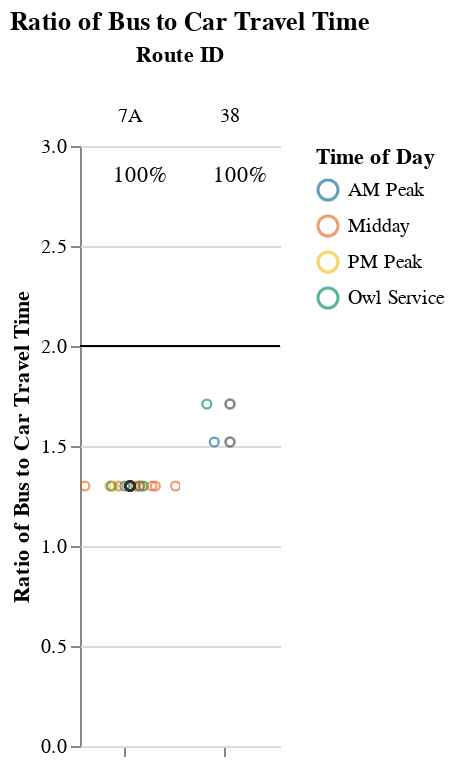
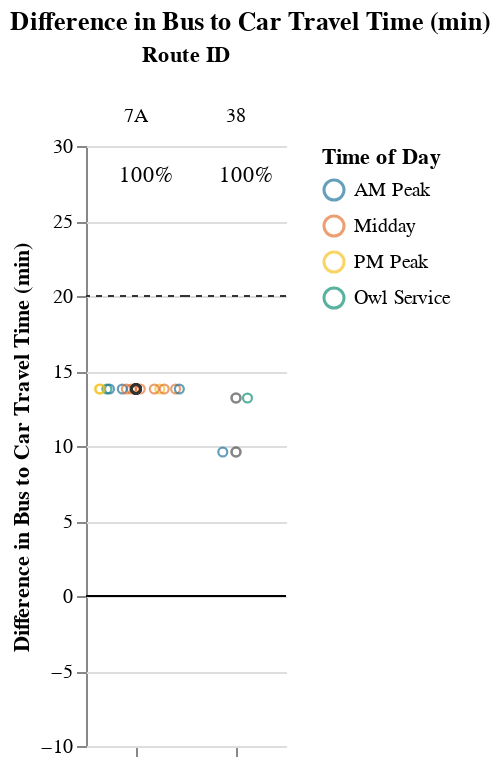

Notebook code for these charts, in order:
### Markdown cell above
## Viable Competitive Routes
### Short Routes (< 1 hr)

### Code cell
route_group = "short"
display_charts_for_route_group(df, route_group)

### Figure 1 — Vega-Lite specification as saved in the notebook (floating-point values rounded to 4 significant figures)
{"config": {"view": {"continuousWidth": 400, "continuousHeight": 300, "stroke": null}, "facet": {"spacing": 0}}, "data": {"name": "data-b436d7e2bae02dac615c0a08137d0553"}, "facet": {"column": {"field": "route_id2", "sort": ["7A", "38"], "title": "Route ID", "type": "nominal"}}, "spec": {"layer": [{"mark": "rule", "encoding": {"color": {"value": "black"}, "y": {"field": "cutoff", "type": "quantitative"}}, "selection": {"selector001": {"type": "interval", "bind": "scales", "encodings": ["x", "y"]}}}, {"mark": {"type": "point", "opacity": 0.65, "size": 20, "strokeWidth": 1.1}, "encoding": {"color": {"field": "time_of_day", "scale": {"range": ["#136C97", "#E16B26", "#F6BF16", "#00896B", "#7790A3", "#5B559C"]}, "sort": ["AM Peak", "Midday", "PM Peak", "Owl Service"], "title": "Time of Day", "type": "nominal"}, "tooltip": [{"field": "route_id2", "title": "route_id", "type": "nominal"}, {"field": "route_name", "type": "nominal"}, {"field": "trip_id", "type": "nominal"}, {"field": "service_hours", "type": "quantitative"}, {"field": "car_duration_hours", "type": "quantitative"}, {"field": "bus_multiplier", "type": "quantitative"}, {"field": "bus_difference", "type": "quantitative"}, {"field": "num_trips", "type": "quantitative"}, {"field": "num_competitive", "type": "quantitative"}, {"field": "pct_trips_competitive", "type": "quantitative"}, {"field": "pct_below_cutoff", "type": "quantitative"}, {"field": "p25", "type": "quantitative"}, {"field": "p50", "type": "quantitative"}, {"field": "p75", "type": "quantitative"}], "x": {"axis": {"grid": false, "labels": false, "ticks": true, "values": [0]}, "field": "jitter", "scale": {}, "title": null, "type": "quantitative"}, "y": {"field": "bus_multiplier", "scale": {"domain": [0, 3.0]}, "title": "Ratio of Bus to Car Travel Time", "type": "quantitative"}}, "transform": [{"calculate": "sqrt(-2*log(random()))*cos(2*PI*random())", "as": "jitter"}], "width": 50}, {"layer": [{"mark": {"type": "point", "opacity": 0.6, "size": 20, "strokeWidth": 1.3}, "encoding": {"color": {"value": "#323434"}, "y": {"field": "bus_multiplier", "type": "quantitative"}}, "transform": [{"filter": "(datum.p50_trip === 1)"}]}, {"mark": {"type": "text", "align": "center", "baseline": "middle"}, "encoding": {"color": {"value": "black"}, "text": {"field": "pct_trips_competitive", "format": ".0%", "type": "quantitative"}, "tooltip": [{"field": "route_id2", "title": "route_id", "type": "nominal"}, {"field": "route_name", "type": "nominal"}, {"field": "trip_id", "type": "nominal"}, {"field": "service_hours", "type": "quantitative"}, {"field": "car_duration_hours", "type": "quantitative"}, {"field": "bus_multiplier", "type": "quantitative"}, {"field": "bus_difference", "type": "quantitative"}, {"field": "num_trips", "type": "quantitative"}, {"field": "num_competitive", "type": "quantitative"}, {"field": "pct_trips_competitive", "type": "quantitative"}, {"field": "pct_below_cutoff", "type": "quantitative"}, {"field": "p25", "type": "quantitative"}, {"field": "p50", "type": "quantitative"}, {"field": "p75", "type": "quantitative"}], "x": {"value": 30}, "y": {"value": 15}}, "transform": [{"calculate": "sqrt(-2*log(random()))*cos(2*PI*random())", "as": "jitter"}, {"filter": "(datum.fastest_trip === 1)"}]}]}]}, "resolve": {"scale": {"y": "shared"}}, "title": "Ratio of Bus to Car Travel Time", "$schema": "https://vega.github.io/schema/vega-lite/v4.17.0.json", "datasets": {"data-b436d7e2bae02dac615c0a08137d0553": [{"calitp_itp_id": 310, "trip_key": -5574743277464453139, "trip_id": "919", "shape_id": "22", "route_id": "38", "service_hours": 0.47, "trip_first_departure_ts": 27120, "trip_last_arrival_ts": 28800, "departure_hour": 7, "time_of_day": "AM Peak", "p25": 0.485, "p50": 0.5, "p75": 0.515, "p50_trip": 1, "fastest_trip": 1, "car_duration_hours": 0.31, "competitive_route": 1, "bus_multiplier": 1.52, "bus_difference": 9.6, "num_trips": 2, "num_competitive": 2, "pct_trips_competitive": 1.0, "bus_difference_spread": 3.6, "route_group": "short", "max_trip_hrs": 0.53, "max_trip_route_group": 0.53, "below_cutoff": 2, "pct_below_cutoff": 1.0, "calitp_agency_name": "SolTrans", "caltrans_district": "04 - Oakland", "route_name": "Jesse Bethel", "route_short_name": "38", "route_id2": "38", "cutoff2": 20, "cutoff": 2}, {"calitp_itp_id": 310, "trip_key": -3715552762660780122, "trip_id": "920", "shape_id": "24", "route_id": "38", "service_hours": 0.53, "trip_first_departure_ts": 24960, "trip_last_arrival_ts": 26880, "departure_hour": 6, "time_of_day": "Owl Service", "p25": 0.485, "p50": 0.5, "p75": 0.515, "p50_trip": 1, "fastest_trip": 0, "car_duration_hours": 0.31, "competitive_route": 1, "bus_multiplier": 1.71, "bus_difference": 13.2, "num_trips": 2, "num_competitive": 2, "pct_trips_competitive": 1.0, "bus_difference_spread": 3.6, "route_group": "short", "max_trip_hrs": 0.53, "max_trip_route_group": 0.53, "below_cutoff": 2, "pct_below_cutoff": 1.0, "calitp_agency_name": "SolTrans", "caltrans_district": "04 - Oakland", "route_name": "Jesse Bethel", "route_short_name": "38", "route_id2": "38", "cutoff2": 20, "cutoff": 2}, {"calitp_itp_id": 310, "trip_key": -2242253959501436434, "trip_id": "1078", "shape_id": "10", "route_id": "7A", "service_hours": 1.0, "trip_first_departure_ts": 42300, "trip_last_arrival_ts": 45900, "departure_hour": 11, "time_of_day": "Midday", "p25": 1.0, "p50": 1.0, "p75": 1.0, "p50_trip": 1, "fastest_trip": 0, "car_duration_hours": 0.77, "competitive_route": 1, "bus_multiplier": 1.3, "bus_difference": 13.8, "num_trips": 15, "num_competitive": 15, "pct_trips_competitive": 1.0, "bus_difference_spread": 0.0, "route_group": "short", "max_trip_hrs": 1.0, "max_trip_route_group": 1.0, "below_cutoff": 15, "pct_below_cutoff": 1.0, "calitp_agency_name": "SolTrans", "caltrans_district": "04 - Oakland", "route_name": "Clockwise", "route_short_name": "7A", "route_id2": "7A", "cutoff2": 20, "cutoff": 2}, {"calitp_itp_id": 310, "trip_key": 1553366806666314761, "trip_id": "1097", "shape_id": "10", "route_id": "7A", "service_hours": 1.0, "trip_first_departure_ts": 67500, "trip_last_arrival_ts": 71100, "departure_hour": 18, "time_of_day": "PM Peak", "p25": 1.0, "p50": 1.0, "p75": 1.0, "p50_trip": 1, "fastest_trip": 0, "car_duration_hours": 0.77, "competitive_route": 1, "bus_multiplier": 1.3, "bus_difference": 13.8, "num_trips": 15, "num_competitive": 15, "pct_trips_competitive": 1.0, "bus_difference_spread": 0.0, "route_group": "short", "max_trip_hrs": 1.0, "max_trip_route_group": 1.0, "below_cutoff": 15, "pct_below_cutoff": 1.0, "calitp_agency_name": "SolTrans", "caltrans_district": "04 - Oakland", "route_name": "Clockwise", "route_short_name": "7A", "route_id2": "7A", "cutoff2": 20, "cutoff": 2}, {"calitp_itp_id": 310, "trip_key": 5736745841295953016, "trip_id": "1099", "shape_id": "10", "route_id": "7A", "service_hours": 1.0, "trip_first_departure_ts": 74700, "trip_last_arrival_ts": 78300, "departure_hour": 20, "time_of_day": "Owl Service", "p25": 1.0, "p50": 1.0, "p75": 1.0, "p50_trip": 1, "fastest_trip": 1, "car_duration_hours": 0.77, "competitive_route": 1, "bus_multiplier": 1.3, "bus_difference": 13.8, "num_trips": 15, "num_competitive": 15, "pct_trips_competitive": 1.0, "bus_difference_spread": 0.0, "route_group": "short", "max_trip_hrs": 1.0, "max_trip_route_group": 1.0, "below_cutoff": 15, "pct_below_cutoff": 1.0, "calitp_agency_name": "SolTrans", "caltrans_district": "04 - Oakland", "route_name": "Clockwise", "route_short_name": "7A", "route_id2": "7A", "cutoff2": 20, "cutoff": 2}, {"calitp_itp_id": 310, "trip_key": 7541199008754798528, "trip_id": "1065", "shape_id": "10", "route_id": "7A", "service_hours": 1.0, "trip_first_departure_ts": 24300, "trip_last_arrival_ts": 27900, "departure_hour": 6, "time_of_day": "Owl Service", "p25": 1.0, "p50": 1.0, "p75": 1.0, "p50_trip": 1, "fastest_trip": 0, "car_duration_hours": 0.77, "competitive_route": 1, "bus_multiplier": 1.3, "bus_difference": 13.8, "num_trips": 15, "num_competitive": 15, "pct_trips_competitive": 1.0, "bus_difference_spread": 0.0, "route_group": "short", "max_trip_hrs": 1.0, "max_trip_route_group": 1.0, "below_cutoff": 15, "pct_below_cutoff": 1.0, "calitp_agency_name": "SolTrans", "caltrans_district": "04 - Oakland", "route_name": "Clockwise", "route_short_name": "7A", "route_id2": "7A", "cutoff2": 20, "cutoff": 2}, {"calitp_itp_id": 310, "trip_key": -2774837895713846595, "trip_id": "1081", "shape_id": "10", "route_id": "7A", "service_hours": 1.0, "trip_first_departure_ts": 45900, "trip_last_arrival_ts": 49500, "departure_hour": 12, "time_of_day": "Midday", "p25": 1.0, "p50": 1.0, "p75": 1.0, "p50_trip": 1, "fastest_trip": 0, "car_duration_hours": 0.77, "competitive_route": 1, "bus_multiplier": 1.3, "bus_difference": 13.8, "num_trips": 15, "num_competitive": 15, "pct_trips_competitive": 1.0, "bus_difference_spread": 0.0, "route_group": "short", "max_trip_hrs": 1.0, "max_trip_route_group": 1.0, "below_cutoff": 15, "pct_below_cutoff": 1.0, "calitp_agency_name": "SolTrans", "caltrans_district": "04 - Oakland", "route_name": "Clockwise", "route_short_name": "7A", "route_id2": "7A", "cutoff2": 20, "cutoff": 2}, {"calitp_itp_id": 310, "trip_key": -7128689078602650873, "trip_id": "1066", "shape_id": "10", "route_id": "7A", "service_hours": 1.0, "trip_first_departure_ts": 27900, "trip_last_arrival_ts": 31500, "departure_hour": 7, "time_of_day": "AM Peak", "p25": 1.0, "p50": 1.0, "p75": 1.0, "p50_trip": 1, "fastest_trip": 0, "car_duration_hours": 0.77, "competitive_route": 1, "bus_multiplier": 1.3, "bus_difference": 13.8, "num_trips": 15, "num_competitive": 15, "pct_trips_competitive": 1.0, "bus_difference_spread": 0.0, "route_group": "short", "max_trip_hrs": 1.0, "max_trip_route_group": 1.0, "below_cutoff": 15, "pct_below_cutoff": 1.0, "calitp_agency_name": "SolTrans", "caltrans_district": "04 - Oakland", "route_name": "Clockwise", "route_short_name": "7A", "route_id2": "7A", "cutoff2": 20, "cutoff": 2}, {"calitp_itp_id": 310, "trip_key": -3801396718114747764, "trip_id": "1075", "shape_id": "10", "route_id": "7A", "service_hours": 1.0, "trip_first_departure_ts": 38700, "trip_last_arrival_ts": 42300, "departure_hour": 10, "time_of_day": "Midday", "p25": 1.0, "p50": 1.0, "p75": 1.0, "p50_trip": 1, "fastest_trip": 0, "car_duration_hours": 0.77, "competitive_route": 1, "bus_multiplier": 1.3, "bus_difference": 13.8, "num_trips": 15, "num_competitive": 15, "pct_trips_competitive": 1.0, "bus_difference_spread": 0.0, "route_group": "short", "max_trip_hrs": 1.0, "max_trip_route_group": 1.0, "below_cutoff": 15, "pct_below_cutoff": 1.0, "calitp_agency_name": "SolTrans", "caltrans_district": "04 - Oakland", "route_name": "Clockwise", "route_short_name": "7A", "route_id2": "7A", "cutoff2": 20, "cutoff": 2}, {"calitp_itp_id": 310, "trip_key": 3555369193555928407, "trip_id": "1098", "shape_id": "10", "route_id": "7A", "service_hours": 1.0, "trip_first_departure_ts": 71100, "trip_last_arrival_ts": 74700, "departure_hour": 19, "time_of_day": "PM Peak", "p25": 1.0, "p50": 1.0, "p75": 1.0, "p50_trip": 1, "fastest_trip": 0, "car_duration_hours": 0.77, "competitive_route": 1, "bus_multiplier": 1.3, "bus_difference": 13.8, "num_trips": 15, "num_competitive": 15, "pct_trips_competitive": 1.0, "bus_difference_spread": 0.0, "route_group": "short", "max_trip_hrs": 1.0, "max_trip_route_group": 1.0, "below_cutoff": 15, "pct_below_cutoff": 1.0, "calitp_agency_name": "SolTrans", "caltrans_district": "04 - Oakland", "route_name": "Clockwise", "route_short_name": "7A", "route_id2": "7A", "cutoff2": 20, "cutoff": 2}, {"calitp_itp_id": 310, "trip_key": -7612102933413698873, "trip_id": "1084", "shape_id": "10", "route_id": "7A", "service_hours": 1.0, "trip_first_departure_ts": 49500, "trip_last_arrival_ts": 53100, "departure_hour": 13, "time_of_day": "Midday", "p25": 1.0, "p50": 1.0, "p75": 1.0, "p50_trip": 1, "fastest_trip": 0, "car_duration_hours": 0.77, "competitive_route": 1, "bus_multiplier": 1.3, "bus_difference": 13.8, "num_trips": 15, "num_competitive": 15, "pct_trips_competitive": 1.0, "bus_difference_spread": 0.0, "route_group": "short", "max_trip_hrs": 1.0, "max_trip_route_group": 1.0, "below_cutoff": 15, "pct_below_cutoff": 1.0, "calitp_agency_name": "SolTrans", "caltrans_district": "04 - Oakland", "route_name": "Clockwise", "route_short_name": "7A", "route_id2": "7A", "cutoff2": 20, "cutoff": 2}, {"calitp_itp_id": 310, "trip_key": 9090745400368182860, "trip_id": "1069", "shape_id": "10", "route_id": "7A", "service_hours": 1.0, "trip_first_departure_ts": 31500, "trip_last_arrival_ts": 35100, "departure_hour": 8, "time_of_day": "AM Peak", "p25": 1.0, "p50": 1.0, "p75": 1.0, "p50_trip": 1, "fastest_trip": 0, "car_duration_hours": 0.77, "competitive_route": 1, "bus_multiplier": 1.3, "bus_difference": 13.8, "num_trips": 15, "num_competitive": 15, "pct_trips_competitive": 1.0, "bus_difference_spread": 0.0, "route_group": "short", "max_trip_hrs": 1.0, "max_trip_route_group": 1.0, "below_cutoff": 15, "pct_below_cutoff": 1.0, "calitp_agency_name": "SolTrans", "caltrans_district": "04 - Oakland", "route_name": "Clockwise", "route_short_name": "7A", "route_id2": "7A", "cutoff2": 20, "cutoff": 2}, {"calitp_itp_id": 310, "trip_key": -6662624582280621192, "trip_id": "1087", "shape_id": "10", "route_id": "7A", "service_hours": 1.0, "trip_first_departure_ts": 53100, "trip_last_arrival_ts": 56700, "departure_hour": 14, "time_of_day": "Midday", "p25": 1.0, "p50": 1.0, "p75": 1.0, "p50_trip": 1, "fastest_trip": 0, "car_duration_hours": 0.77, "competitive_route": 1, "bus_multiplier": 1.3, "bus_difference": 13.8, "num_trips": 15, "num_competitive": 15, "pct_trips_competitive": 1.0, "bus_difference_spread": 0.0, "route_group": "short", "max_trip_hrs": 1.0, "max_trip_route_group": 1.0, "below_cutoff": 15, "pct_below_cutoff": 1.0, "calitp_agency_name": "SolTrans", "caltrans_district": "04 - Oakland", "route_name": "Clockwise", "route_short_name": "7A", "route_id2": "7A", "cutoff2": 20, "cutoff": 2}, {"calitp_itp_id": 310, "trip_key": -6607227710157058801, "trip_id": "1096", "shape_id": "10", "route_id": "7A", "service_hours": 1.0, "trip_first_departure_ts": 63900, "trip_last_arrival_ts": 67500, "departure_hour": 17, "time_of_day": "PM Peak", "p25": 1.0, "p50": 1.0, "p75": 1.0, "p50_trip": 1, "fastest_trip": 0, "car_duration_hours": 0.77, "competitive_route": 1, "bus_multiplier": 1.3, "bus_difference": 13.8, "num_trips": 15, "num_competitive": 15, "pct_trips_competitive": 1.0, "bus_difference_spread": 0.0, "route_group": "short", "max_trip_hrs": 1.0, "max_trip_route_group": 1.0, "below_cutoff": 15, "pct_below_cutoff": 1.0, "calitp_agency_name": "SolTrans", "caltrans_district": "04 - Oakland", "route_name": "Clockwise", "route_short_name": "7A", "route_id2": "7A", "cutoff2": 20, "cutoff": 2}, {"calitp_itp_id": 310, "trip_key": 75175244298657360, "trip_id": "1090", "shape_id": "10", "route_id": "7A", "service_hours": 1.0, "trip_first_departure_ts": 56700, "trip_last_arrival_ts": 60300, "departure_hour": 15, "time_of_day": "Midday", "p25": 1.0, "p50": 1.0, "p75": 1.0, "p50_trip": 1, "fastest_trip": 0, "car_duration_hours": 0.77, "competitive_route": 1, "bus_multiplier": 1.3, "bus_difference": 13.8, "num_trips": 15, "num_competitive": 15, "pct_trips_competitive": 1.0, "bus_difference_spread": 0.0, "route_group": "short", "max_trip_hrs": 1.0, "max_trip_route_group": 1.0, "below_cutoff": 15, "pct_below_cutoff": 1.0, "calitp_agency_name": "SolTrans", "caltrans_district": "04 - Oakland", "route_name": "Clockwise", "route_short_name": "7A", "route_id2": "7A", "cutoff2": 20, "cutoff": 2}, {"calitp_itp_id": 310, "trip_key": 8811729153955021229, "trip_id": "1072", "shape_id": "10", "route_id": "7A", "service_hours": 1.0, "trip_first_departure_ts": 35100, "trip_last_arrival_ts": 38700, "departure_hour": 9, "time_of_day": "AM Peak", "p25": 1.0, "p50": 1.0, "p75": 1.0, "p50_trip": 1, "fastest_trip": 0, "car_duration_hours": 0.77, "competitive_route": 1, "bus_multiplier": 1.3, "bus_difference": 13.8, "num_trips": 15, "num_competitive": 15, "pct_trips_competitive": 1.0, "bus_difference_spread": 0.0, "route_group": "short", "max_trip_hrs": 1.0, "max_trip_route_group": 1.0, "below_cutoff": 15, "pct_below_cutoff": 1.0, "calitp_agency_name": "SolTrans", "caltrans_district": "04 - Oakland", "route_name": "Clockwise", "route_short_name": "7A", "route_id2": "7A", "cutoff2": 20, "cutoff": 2}, {"calitp_itp_id": 310, "trip_key": -4539065179735711766, "trip_id": "1093", "shape_id": "10", "route_id": "7A", "service_hours": 1.0, "trip_first_departure_ts": 60300, "trip_last_arrival_ts": 63900, "departure_hour": 16, "time_of_day": "Midday", "p25": 1.0, "p50": 1.0, "p75": 1.0, "p50_trip": 1, "fastest_trip": 0, "car_duration_hours": 0.77, "competitive_route": 1, "bus_multiplier": 1.3, "bus_difference": 13.8, "num_trips": 15, "num_competitive": 15, "pct_trips_competitive": 1.0, "bus_difference_spread": 0.0, "route_group": "short", "max_trip_hrs": 1.0, "max_trip_route_group": 1.0, "below_cutoff": 15, "pct_below_cutoff": 1.0, "calitp_agency_name": "SolTrans", "caltrans_district": "04 - Oakland", "route_name": "Clockwise", "route_short_name": "7A", "route_id2": "7A", "cutoff2": 20, "cutoff": 2}]}}

### Figure 2 — Vega-Lite specification as saved in the notebook (floating-point values rounded to 4 significant figures)
{"config": {"view": {"continuousWidth": 400, "continuousHeight": 300, "stroke": null}, "facet": {"spacing": 0}}, "data": {"name": "data-b9e41f2c7cbaa04a323fb3fc57f511ac"}, "facet": {"column": {"field": "route_id2", "sort": ["7A", "38"], "title": "Route ID", "type": "nominal"}}, "spec": {"layer": [{"mark": "rule", "encoding": {"color": {"value": "black"}, "y": {"field": "cutoff", "type": "quantitative"}}, "selection": {"selector002": {"type": "interval", "bind": "scales", "encodings": ["x", "y"]}}}, {"mark": {"type": "rule", "strokeDash": [3, 3]}, "encoding": {"color": {"value": "#323434"}, "y": {"field": "cutoff2", "type": "quantitative"}}}, {"mark": {"type": "point", "opacity": 0.65, "size": 20, "strokeWidth": 1.1}, "encoding": {"color": {"field": "time_of_day", "scale": {"range": ["#136C97", "#E16B26", "#F6BF16", "#00896B", "#7790A3", "#5B559C"]}, "sort": ["AM Peak", "Midday", "PM Peak", "Owl Service"], "title": "Time of Day", "type": "nominal"}, "tooltip": [{"field": "route_id2", "title": "route_id", "type": "nominal"}, {"field": "route_name", "type": "nominal"}, {"field": "trip_id", "type": "nominal"}, {"field": "service_hours", "type": "quantitative"}, {"field": "car_duration_hours", "type": "quantitative"}, {"field": "bus_multiplier", "type": "quantitative"}, {"field": "bus_difference", "type": "quantitative"}, {"field": "num_trips", "type": "quantitative"}, {"field": "num_competitive", "type": "quantitative"}, {"field": "pct_trips_competitive", "type": "quantitative"}, {"field": "pct_below_cutoff", "type": "quantitative"}, {"field": "p25", "type": "quantitative"}, {"field": "p50", "type": "quantitative"}, {"field": "p75", "type": "quantitative"}], "x": {"axis": {"grid": false, "labels": false, "ticks": true, "values": [0]}, "field": "jitter", "scale": {}, "title": null, "type": "quantitative"}, "y": {"field": "bus_difference", "scale": {"domain": [-5, 25.0]}, "title": "Difference in Bus to Car Travel Time (min)", "type": "quantitative"}}, "transform": [{"calculate": "sqrt(-2*log(random()))*cos(2*PI*random())", "as": "jitter"}], "width": 50}, {"layer": [{"mark": {"type": "point", "opacity": 0.6, "size": 20, "strokeWidth": 1.3}, "encoding": {"color": {"value": "#323434"}, "y": {"field": "bus_difference", "type": "quantitative"}}, "transform": [{"filter": "(datum.p50_trip === 1)"}]}, {"mark": {"type": "text", "align": "center", "baseline": "middle"}, "encoding": {"color": {"value": "black"}, "text": {"field": "pct_trips_competitive", "format": ".0%", "type": "quantitative"}, "tooltip": [{"field": "route_id2", "title": "route_id", "type": "nominal"}, {"field": "route_name", "type": "nominal"}, {"field": "trip_id", "type": "nominal"}, {"field": "service_hours", "type": "quantitative"}, {"field": "car_duration_hours", "type": "quantitative"}, {"field": "bus_multiplier", "type": "quantitative"}, {"field": "bus_difference", "type": "quantitative"}, {"field": "num_trips", "type": "quantitative"}, {"field": "num_competitive", "type": "quantitative"}, {"field": "pct_trips_competitive", "type": "quantitative"}, {"field": "pct_below_cutoff", "type": "quantitative"}, {"field": "p25", "type": "quantitative"}, {"field": "p50", "type": "quantitative"}, {"field": "p75", "type": "quantitative"}], "x": {"value": 30}, "y": {"value": 15}}, "transform": [{"calculate": "sqrt(-2*log(random()))*cos(2*PI*random())", "as": "jitter"}, {"filter": "(datum.fastest_trip === 1)"}]}]}]}, "resolve": {"scale": {"y": "shared"}}, "title": "Difference in Bus to Car Travel Time (min)", "$schema": "https://vega.github.io/schema/vega-lite/v4.17.0.json", "datasets": {"data-b9e41f2c7cbaa04a323fb3fc57f511ac": [{"calitp_itp_id": 310, "trip_key": -5574743277464453139, "trip_id": "919", "shape_id": "22", "route_id": "38", "service_hours": 0.47, "trip_first_departure_ts": 27120, "trip_last_arrival_ts": 28800, "departure_hour": 7, "time_of_day": "AM Peak", "p25": 0.485, "p50": 0.5, "p75": 0.515, "p50_trip": 1, "fastest_trip": 1, "car_duration_hours": 0.31, "competitive_route": 1, "bus_multiplier": 1.52, "bus_difference": 9.6, "num_trips": 2, "num_competitive": 2, "pct_trips_competitive": 1.0, "bus_difference_spread": 3.6, "route_group": "short", "max_trip_hrs": 0.53, "max_trip_route_group": 0.53, "below_cutoff": 2, "pct_below_cutoff": 1.0, "calitp_agency_name": "SolTrans", "caltrans_district": "04 - Oakland", "route_name": "Jesse Bethel", "route_short_name": "38", "route_id2": "38", "cutoff2": 20, "cutoff": 0}, {"calitp_itp_id": 310, "trip_key": -3715552762660780122, "trip_id": "920", "shape_id": "24", "route_id": "38", "service_hours": 0.53, "trip_first_departure_ts": 24960, "trip_last_arrival_ts": 26880, "departure_hour": 6, "time_of_day": "Owl Service", "p25": 0.485, "p50": 0.5, "p75": 0.515, "p50_trip": 1, "fastest_trip": 0, "car_duration_hours": 0.31, "competitive_route": 1, "bus_multiplier": 1.71, "bus_difference": 13.2, "num_trips": 2, "num_competitive": 2, "pct_trips_competitive": 1.0, "bus_difference_spread": 3.6, "route_group": "short", "max_trip_hrs": 0.53, "max_trip_route_group": 0.53, "below_cutoff": 2, "pct_below_cutoff": 1.0, "calitp_agency_name": "SolTrans", "caltrans_district": "04 - Oakland", "route_name": "Jesse Bethel", "route_short_name": "38", "route_id2": "38", "cutoff2": 20, "cutoff": 0}, {"calitp_itp_id": 310, "trip_key": -2242253959501436434, "trip_id": "1078", "shape_id": "10", "route_id": "7A", "service_hours": 1.0, "trip_first_departure_ts": 42300, "trip_last_arrival_ts": 45900, "departure_hour": 11, "time_of_day": "Midday", "p25": 1.0, "p50": 1.0, "p75": 1.0, "p50_trip": 1, "fastest_trip": 0, "car_duration_hours": 0.77, "competitive_route": 1, "bus_multiplier": 1.3, "bus_difference": 13.8, "num_trips": 15, "num_competitive": 15, "pct_trips_competitive": 1.0, "bus_difference_spread": 0.0, "route_group": "short", "max_trip_hrs": 1.0, "max_trip_route_group": 1.0, "below_cutoff": 15, "pct_below_cutoff": 1.0, "calitp_agency_name": "SolTrans", "caltrans_district": "04 - Oakland", "route_name": "Clockwise", "route_short_name": "7A", "route_id2": "7A", "cutoff2": 20, "cutoff": 0}, {"calitp_itp_id": 310, "trip_key": 1553366806666314761, "trip_id": "1097", "shape_id": "10", "route_id": "7A", "service_hours": 1.0, "trip_first_departure_ts": 67500, "trip_last_arrival_ts": 71100, "departure_hour": 18, "time_of_day": "PM Peak", "p25": 1.0, "p50": 1.0, "p75": 1.0, "p50_trip": 1, "fastest_trip": 0, "car_duration_hours": 0.77, "competitive_route": 1, "bus_multiplier": 1.3, "bus_difference": 13.8, "num_trips": 15, "num_competitive": 15, "pct_trips_competitive": 1.0, "bus_difference_spread": 0.0, "route_group": "short", "max_trip_hrs": 1.0, "max_trip_route_group": 1.0, "below_cutoff": 15, "pct_below_cutoff": 1.0, "calitp_agency_name": "SolTrans", "caltrans_district": "04 - Oakland", "route_name": "Clockwise", "route_short_name": "7A", "route_id2": "7A", "cutoff2": 20, "cutoff": 0}, {"calitp_itp_id": 310, "trip_key": 5736745841295953016, "trip_id": "1099", "shape_id": "10", "route_id": "7A", "service_hours": 1.0, "trip_first_departure_ts": 74700, "trip_last_arrival_ts": 78300, "departure_hour": 20, "time_of_day": "Owl Service", "p25": 1.0, "p50": 1.0, "p75": 1.0, "p50_trip": 1, "fastest_trip": 1, "car_duration_hours": 0.77, "competitive_route": 1, "bus_multiplier": 1.3, "bus_difference": 13.8, "num_trips": 15, "num_competitive": 15, "pct_trips_competitive": 1.0, "bus_difference_spread": 0.0, "route_group": "short", "max_trip_hrs": 1.0, "max_trip_route_group": 1.0, "below_cutoff": 15, "pct_below_cutoff": 1.0, "calitp_agency_name": "SolTrans", "caltrans_district": "04 - Oakland", "route_name": "Clockwise", "route_short_name": "7A", "route_id2": "7A", "cutoff2": 20, "cutoff": 0}, {"calitp_itp_id": 310, "trip_key": 7541199008754798528, "trip_id": "1065", "shape_id": "10", "route_id": "7A", "service_hours": 1.0, "trip_first_departure_ts": 24300, "trip_last_arrival_ts": 27900, "departure_hour": 6, "time_of_day": "Owl Service", "p25": 1.0, "p50": 1.0, "p75": 1.0, "p50_trip": 1, "fastest_trip": 0, "car_duration_hours": 0.77, "competitive_route": 1, "bus_multiplier": 1.3, "bus_difference": 13.8, "num_trips": 15, "num_competitive": 15, "pct_trips_competitive": 1.0, "bus_difference_spread": 0.0, "route_group": "short", "max_trip_hrs": 1.0, "max_trip_route_group": 1.0, "below_cutoff": 15, "pct_below_cutoff": 1.0, "calitp_agency_name": "SolTrans", "caltrans_district": "04 - Oakland", "route_name": "Clockwise", "route_short_name": "7A", "route_id2": "7A", "cutoff2": 20, "cutoff": 0}, {"calitp_itp_id": 310, "trip_key": -2774837895713846595, "trip_id": "1081", "shape_id": "10", "route_id": "7A", "service_hours": 1.0, "trip_first_departure_ts": 45900, "trip_last_arrival_ts": 49500, "departure_hour": 12, "time_of_day": "Midday", "p25": 1.0, "p50": 1.0, "p75": 1.0, "p50_trip": 1, "fastest_trip": 0, "car_duration_hours": 0.77, "competitive_route": 1, "bus_multiplier": 1.3, "bus_difference": 13.8, "num_trips": 15, "num_competitive": 15, "pct_trips_competitive": 1.0, "bus_difference_spread": 0.0, "route_group": "short", "max_trip_hrs": 1.0, "max_trip_route_group": 1.0, "below_cutoff": 15, "pct_below_cutoff": 1.0, "calitp_agency_name": "SolTrans", "caltrans_district": "04 - Oakland", "route_name": "Clockwise", "route_short_name": "7A", "route_id2": "7A", "cutoff2": 20, "cutoff": 0}, {"calitp_itp_id": 310, "trip_key": -7128689078602650873, "trip_id": "1066", "shape_id": "10", "route_id": "7A", "service_hours": 1.0, "trip_first_departure_ts": 27900, "trip_last_arrival_ts": 31500, "departure_hour": 7, "time_of_day": "AM Peak", "p25": 1.0, "p50": 1.0, "p75": 1.0, "p50_trip": 1, "fastest_trip": 0, "car_duration_hours": 0.77, "competitive_route": 1, "bus_multiplier": 1.3, "bus_difference": 13.8, "num_trips": 15, "num_competitive": 15, "pct_trips_competitive": 1.0, "bus_difference_spread": 0.0, "route_group": "short", "max_trip_hrs": 1.0, "max_trip_route_group": 1.0, "below_cutoff": 15, "pct_below_cutoff": 1.0, "calitp_agency_name": "SolTrans", "caltrans_district": "04 - Oakland", "route_name": "Clockwise", "route_short_name": "7A", "route_id2": "7A", "cutoff2": 20, "cutoff": 0}, {"calitp_itp_id": 310, "trip_key": -3801396718114747764, "trip_id": "1075", "shape_id": "10", "route_id": "7A", "service_hours": 1.0, "trip_first_departure_ts": 38700, "trip_last_arrival_ts": 42300, "departure_hour": 10, "time_of_day": "Midday", "p25": 1.0, "p50": 1.0, "p75": 1.0, "p50_trip": 1, "fastest_trip": 0, "car_duration_hours": 0.77, "competitive_route": 1, "bus_multiplier": 1.3, "bus_difference": 13.8, "num_trips": 15, "num_competitive": 15, "pct_trips_competitive": 1.0, "bus_difference_spread": 0.0, "route_group": "short", "max_trip_hrs": 1.0, "max_trip_route_group": 1.0, "below_cutoff": 15, "pct_below_cutoff": 1.0, "calitp_agency_name": "SolTrans", "caltrans_district": "04 - Oakland", "route_name": "Clockwise", "route_short_name": "7A", "route_id2": "7A", "cutoff2": 20, "cutoff": 0}, {"calitp_itp_id": 310, "trip_key": 3555369193555928407, "trip_id": "1098", "shape_id": "10", "route_id": "7A", "service_hours": 1.0, "trip_first_departure_ts": 71100, "trip_last_arrival_ts": 74700, "departure_hour": 19, "time_of_day": "PM Peak", "p25": 1.0, "p50": 1.0, "p75": 1.0, "p50_trip": 1, "fastest_trip": 0, "car_duration_hours": 0.77, "competitive_route": 1, "bus_multiplier": 1.3, "bus_difference": 13.8, "num_trips": 15, "num_competitive": 15, "pct_trips_competitive": 1.0, "bus_difference_spread": 0.0, "route_group": "short", "max_trip_hrs": 1.0, "max_trip_route_group": 1.0, "below_cutoff": 15, "pct_below_cutoff": 1.0, "calitp_agency_name": "SolTrans", "caltrans_district": "04 - Oakland", "route_name": "Clockwise", "route_short_name": "7A", "route_id2": "7A", "cutoff2": 20, "cutoff": 0}, {"calitp_itp_id": 310, "trip_key": -7612102933413698873, "trip_id": "1084", "shape_id": "10", "route_id": "7A", "service_hours": 1.0, "trip_first_departure_ts": 49500, "trip_last_arrival_ts": 53100, "departure_hour": 13, "time_of_day": "Midday", "p25": 1.0, "p50": 1.0, "p75": 1.0, "p50_trip": 1, "fastest_trip": 0, "car_duration_hours": 0.77, "competitive_route": 1, "bus_multiplier": 1.3, "bus_difference": 13.8, "num_trips": 15, "num_competitive": 15, "pct_trips_competitive": 1.0, "bus_difference_spread": 0.0, "route_group": "short", "max_trip_hrs": 1.0, "max_trip_route_group": 1.0, "below_cutoff": 15, "pct_below_cutoff": 1.0, "calitp_agency_name": "SolTrans", "caltrans_district": "04 - Oakland", "route_name": "Clockwise", "route_short_name": "7A", "route_id2": "7A", "cutoff2": 20, "cutoff": 0}, {"calitp_itp_id": 310, "trip_key": 9090745400368182860, "trip_id": "1069", "shape_id": "10", "route_id": "7A", "service_hours": 1.0, "trip_first_departure_ts": 31500, "trip_last_arrival_ts": 35100, "departure_hour": 8, "time_of_day": "AM Peak", "p25": 1.0, "p50": 1.0, "p75": 1.0, "p50_trip": 1, "fastest_trip": 0, "car_duration_hours": 0.77, "competitive_route": 1, "bus_multiplier": 1.3, "bus_difference": 13.8, "num_trips": 15, "num_competitive": 15, "pct_trips_competitive": 1.0, "bus_difference_spread": 0.0, "route_group": "short", "max_trip_hrs": 1.0, "max_trip_route_group": 1.0, "below_cutoff": 15, "pct_below_cutoff": 1.0, "calitp_agency_name": "SolTrans", "caltrans_district": "04 - Oakland", "route_name": "Clockwise", "route_short_name": "7A", "route_id2": "7A", "cutoff2": 20, "cutoff": 0}, {"calitp_itp_id": 310, "trip_key": -6662624582280621192, "trip_id": "1087", "shape_id": "10", "route_id": "7A", "service_hours": 1.0, "trip_first_departure_ts": 53100, "trip_last_arrival_ts": 56700, "departure_hour": 14, "time_of_day": "Midday", "p25": 1.0, "p50": 1.0, "p75": 1.0, "p50_trip": 1, "fastest_trip": 0, "car_duration_hours": 0.77, "competitive_route": 1, "bus_multiplier": 1.3, "bus_difference": 13.8, "num_trips": 15, "num_competitive": 15, "pct_trips_competitive": 1.0, "bus_difference_spread": 0.0, "route_group": "short", "max_trip_hrs": 1.0, "max_trip_route_group": 1.0, "below_cutoff": 15, "pct_below_cutoff": 1.0, "calitp_agency_name": "SolTrans", "caltrans_district": "04 - Oakland", "route_name": "Clockwise", "route_short_name": "7A", "route_id2": "7A", "cutoff2": 20, "cutoff": 0}, {"calitp_itp_id": 310, "trip_key": -6607227710157058801, "trip_id": "1096", "shape_id": "10", "route_id": "7A", "service_hours": 1.0, "trip_first_departure_ts": 63900, "trip_last_arrival_ts": 67500, "departure_hour": 17, "time_of_day": "PM Peak", "p25": 1.0, "p50": 1.0, "p75": 1.0, "p50_trip": 1, "fastest_trip": 0, "car_duration_hours": 0.77, "competitive_route": 1, "bus_multiplier": 1.3, "bus_difference": 13.8, "num_trips": 15, "num_competitive": 15, "pct_trips_competitive": 1.0, "bus_difference_spread": 0.0, "route_group": "short", "max_trip_hrs": 1.0, "max_trip_route_group": 1.0, "below_cutoff": 15, "pct_below_cutoff": 1.0, "calitp_agency_name": "SolTrans", "caltrans_district": "04 - Oakland", "route_name": "Clockwise", "route_short_name": "7A", "route_id2": "7A", "cutoff2": 20, "cutoff": 0}, {"calitp_itp_id": 310, "trip_key": 75175244298657360, "trip_id": "1090", "shape_id": "10", "route_id": "7A", "service_hours": 1.0, "trip_first_departure_ts": 56700, "trip_last_arrival_ts": 60300, "departure_hour": 15, "time_of_day": "Midday", "p25": 1.0, "p50": 1.0, "p75": 1.0, "p50_trip": 1, "fastest_trip": 0, "car_duration_hours": 0.77, "competitive_route": 1, "bus_multiplier": 1.3, "bus_difference": 13.8, "num_trips": 15, "num_competitive": 15, "pct_trips_competitive": 1.0, "bus_difference_spread": 0.0, "route_group": "short", "max_trip_hrs": 1.0, "max_trip_route_group": 1.0, "below_cutoff": 15, "pct_below_cutoff": 1.0, "calitp_agency_name": "SolTrans", "caltrans_district": "04 - Oakland", "route_name": "Clockwise", "route_short_name": "7A", "route_id2": "7A", "cutoff2": 20, "cutoff": 0}, {"calitp_itp_id": 310, "trip_key": 8811729153955021229, "trip_id": "1072", "shape_id": "10", "route_id": "7A", "service_hours": 1.0, "trip_first_departure_ts": 35100, "trip_last_arrival_ts": 38700, "departure_hour": 9, "time_of_day": "AM Peak", "p25": 1.0, "p50": 1.0, "p75": 1.0, "p50_trip": 1, "fastest_trip": 0, "car_duration_hours": 0.77, "competitive_route": 1, "bus_multiplier": 1.3, "bus_difference": 13.8, "num_trips": 15, "num_competitive": 15, "pct_trips_competitive": 1.0, "bus_difference_spread": 0.0, "route_group": "short", "max_trip_hrs": 1.0, "max_trip_route_group": 1.0, "below_cutoff": 15, "pct_below_cutoff": 1.0, "calitp_agency_name": "SolTrans", "caltrans_district": "04 - Oakland", "route_name": "Clockwise", "route_short_name": "7A", "route_id2": "7A", "cutoff2": 20, "cutoff": 0}, {"calitp_itp_id": 310, "trip_key": -4539065179735711766, "trip_id": "1093", "shape_id": "10", "route_id": "7A", "service_hours": 1.0, "trip_first_departure_ts": 60300, "trip_last_arrival_ts": 63900, "departure_hour": 16, "time_of_day": "Midday", "p25": 1.0, "p50": 1.0, "p75": 1.0, "p50_trip": 1, "fastest_trip": 0, "car_duration_hours": 0.77, "competitive_route": 1, "bus_multiplier": 1.3, "bus_difference": 13.8, "num_trips": 15, "num_competitive": 15, "pct_trips_competitive": 1.0, "bus_difference_spread": 0.0, "route_group": "short", "max_trip_hrs": 1.0, "max_trip_route_group": 1.0, "below_cutoff": 15, "pct_below_cutoff": 1.0, "calitp_agency_name": "SolTrans", "caltrans_district": "04 - Oakland", "route_name": "Clockwise", "route_short_name": "7A", "route_id2": "7A", "cutoff2": 20, "cutoff": 0}]}}
